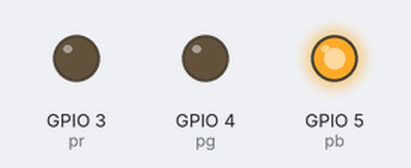
Recording of a program running on a simulated ESP32 board running MicroPython. Shown: output pins drawn as LEDs (lit = HIGH). At 0.0 s the program stops and its outputs stay as they are.

Above: at 0.1 s.
Timing chart, 0 to 1.5 s (numbered marks = the images above):
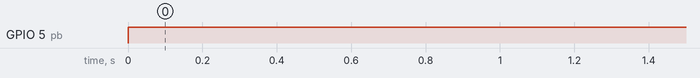

Measured:
- by itself, GPIO 5 (pb): LOW → HIGH at 0.00 s

The program:

rgb1.py
```python
# para ESP-C3-32S-Kit da AI-Thinker
# https://docs.ai-thinker.com/_media/esp32/docs/esp-c3-32s-kit-v1.0_specification.pdf

from machine import Pin
pr = Pin(3,Pin.OUT)
pg = Pin(4,Pin.OUT)
pb = Pin(5,Pin.OUT)

pb.on()
```
